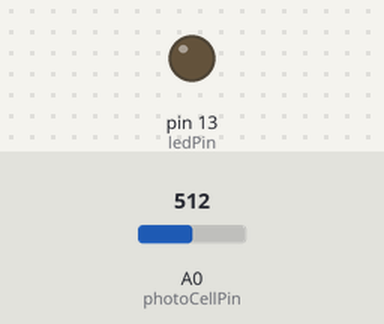
A sketch run on a simulated Arduino Uno, built with avr-gcc and run on an emulated ATmega328P. Parts: output pins drawn as LEDs (lit = HIGH). The inputs (shaded band) are chosen by the test bench; at power-on: A0 (photoCellPin) = 512.

Above: at 1.2 s.
1.3 s: A0 (photoCellPin) set to 33
2.8 s: A0 (photoCellPin) set to 28
At 3.5 s:
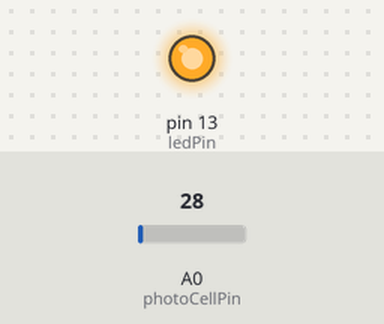
4.3 s: A0 (photoCellPin) set to 122
At 4.6 s:
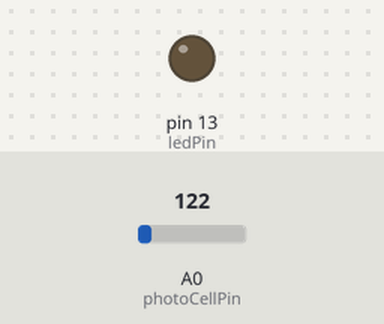
5.8 s: A0 (photoCellPin) set to 0
At 6.9 s:
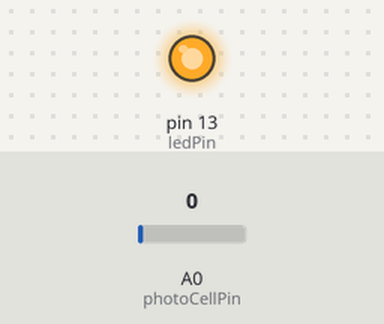
Timing chart, 0 to 8.3 s (numbered marks = the images above; inputs shaded):
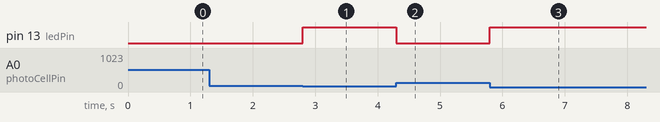

The sketch:

Lab4_6.ino
```cpp
const int photoCellPin = A0;
const int ledPin = 13;

int photoCellValue = 0;

int treshold = 30;

void setup() {
  // put your setup code here, to run once:
  pinMode(ledPin, OUTPUT);
  Serial.begin(9600);
}

void loop() {
  // put your main code here, to run repeatedly:
  photoCellValue = analogRead(photoCellPin);
  if(photoCellValue <= treshold)
    digitalWrite(ledPin, HIGH);
  else
    digitalWrite(ledPin, LOW);
}
```

Measured:
- the behaviour switches between 31 and 30 on A0 (photoCellPin) (found by bisection; images 0 and 1)
- after the input at 1.3 s, every drawn part: stays the same
- after the input at 2.8 s, pin 13 (ledPin): LOW → HIGH at once
- after the input at 4.3 s, pin 13 (ledPin): HIGH → LOW at once
- after the input at 5.8 s, pin 13 (ledPin): LOW → HIGH at once
